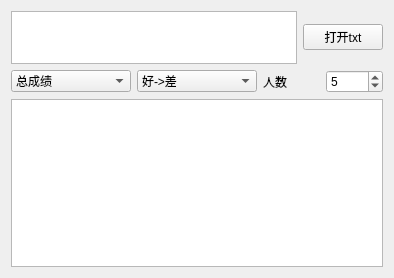
<?xml version="1.0" encoding="UTF-8"?>
<ui version="4.0">
 <class>PIGAIClass</class>
 <widget class="QWidget" name="PIGAIClass">
  <property name="geometry">
   <rect>
    <x>0</x>
    <y>0</y>
    <width>394</width>
    <height>278</height>
   </rect>
  </property>
  <property name="windowTitle">
   <string>PIGAI</string>
  </property>
  <layout class="QVBoxLayout" name="verticalLayout">
   <item>
    <layout class="QHBoxLayout" name="horizontalLayout">
     <item>
      <widget class="QTextEdit" name="textEdit">
       <property name="sizePolicy">
        <sizepolicy hsizetype="Expanding" vsizetype="Minimum">
         <horstretch>0</horstretch>
         <verstretch>0</verstretch>
        </sizepolicy>
       </property>
       <property name="minimumSize">
        <size>
         <width>0</width>
         <height>53</height>
        </size>
       </property>
       <property name="maximumSize">
        <size>
         <width>16777215</width>
         <height>100</height>
        </size>
       </property>
      </widget>
     </item>
     <item>
      <widget class="QPushButton" name="pushButton">
       <property name="text">
        <string>打开txt</string>
       </property>
      </widget>
     </item>
    </layout>
   </item>
   <item>
    <layout class="QHBoxLayout" name="horizontalLayout_3">
     <item>
      <widget class="QComboBox" name="m_cbSub">
       <item>
        <property name="text">
         <string>总成绩</string>
        </property>
       </item>
       <item>
        <property name="text">
         <string>客观</string>
        </property>
       </item>
       <item>
        <property name="text">
         <string>主观</string>
        </property>
       </item>
      </widget>
     </item>
     <item>
      <widget class="QComboBox" name="m_cbOrder">
       <item>
        <property name="text">
         <string>好-&gt;差</string>
        </property>
       </item>
       <item>
        <property name="text">
         <string>差-&gt;好</string>
        </property>
       </item>
      </widget>
     </item>
     <item>
      <layout class="QHBoxLayout" name="horizontalLayout_2">
       <item>
        <widget class="QLabel" name="label">
         <property name="text">
          <string>人数</string>
         </property>
        </widget>
       </item>
       <item>
        <widget class="QSpinBox" name="spinBox">
         <property name="minimum">
          <number>1</number>
         </property>
         <property name="value">
          <number>5</number>
         </property>
        </widget>
       </item>
      </layout>
     </item>
    </layout>
   </item>
   <item>
    <widget class="QTextBrowser" name="textBrowser">
     <property name="sizePolicy">
      <sizepolicy hsizetype="Expanding" vsizetype="Minimum">
       <horstretch>0</horstretch>
       <verstretch>0</verstretch>
      </sizepolicy>
     </property>
     <property name="minimumSize">
      <size>
       <width>0</width>
       <height>20</height>
      </size>
     </property>
    </widget>
   </item>
  </layout>
 </widget>
 <layoutdefault spacing="6" margin="11"/>
 <resources>
  <include location="PIGAI.qrc"/>
 </resources>
 <connections/>
</ui>
